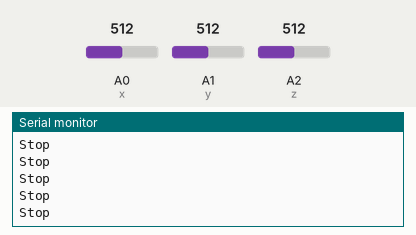
This sketch was run on a simulated Arduino Uno, built with avr-gcc and run on an emulated ATmega328P. Parts: the last lines printed to the serial monitor. The test bench sets the inputs (shaded band); at power-on: A0 (x) = 512, A1 (y) = 512, A2 (z) = 512. No radio packets arrive unless stated.

Above: at 1.2 s.
1.3 s: A0 (x) set to 550
2.8 s: A0 (x) set to 569
At 3.18 s:
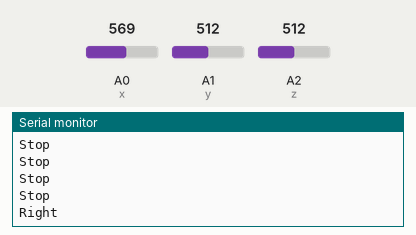
5.0 s: A1 (y) set to 548
At 5.11 s:
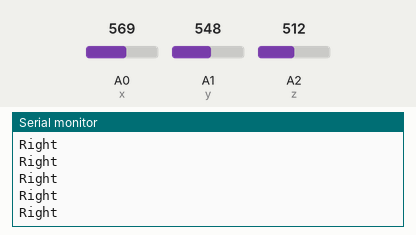
6.5 s: A1 (y) set to 570
At 6.87 s:
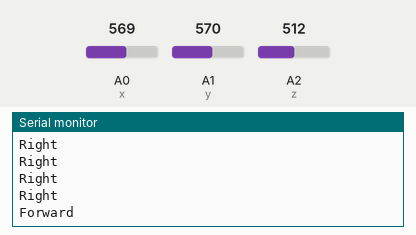

Measured:
- the behaviour switches between 561 and 562 on A0 (x) (found by bisection; images 0 and 1)
- the behaviour switches between 561 and 562 on A1 (y) (found by bisection; images 2 and 3)
- after the input at 2.8 s, the serial monitor: prints a new line after 0.25 s (image 1)
- after the input at 6.5 s, the serial monitor: prints a new line after 0.24 s (image 3)

The sketch:

gesturefinal.ino
```cpp
#include <VirtualWire.h>

#define x A0
#define y A1
#define z A2

char *data;

int x_val;
int y_val;
int z_val;

int x_val2;
int y_val2;
int z_val2;

void setup()
{
  vw_set_tx_pin(12);
  vw_setup(2000);
  pinMode(x, INPUT);
  pinMode(y, INPUT);
  //pinMode(z, INPUT);
  Serial.begin(9600);
  x_val2 = analogRead(x);
  y_val2 = analogRead(y);
  z_val2 = analogRead(z);
}

void loop()
{
  x_val = analogRead(x);
  y_val = analogRead(y);
  z_val = analogRead(z);

  int x_axis = x_val - x_val2;

  int y_axis = y_val - y_val2;
  //int z_axis = z_val - z_val2;

  if(y_axis >= 50)
  {
    data="f";
    vw_send((uint8_t *)data, strlen(data));
    vw_wait_tx();
    delay(100);
    Serial.println("Forward");
  }
  else if(y_axis <= -50)
  {
    data="b";
    vw_send((uint8_t *)data, strlen(data));
    vw_wait_tx();
    delay(100);
    Serial.println("Backward");
  }
  else if(x_axis >= 50)
  {
    data="l";
    vw_send((uint8_t *)data, strlen(data));
    vw_wait_tx();
    delay(100);
    Serial.println("Right");
  }
  else if(x_axis <= -50)
  {
    data="r";
    vw_send((uint8_t *)data, strlen(data));
    vw_wait_tx();
    delay(100);
    Serial.println("Left");
  }
  else
  {
    data="s";
    vw_send((uint8_t *)data, strlen(data));
    vw_wait_tx();
    delay(100);
    Serial.println("Stop");
  }
}
```
